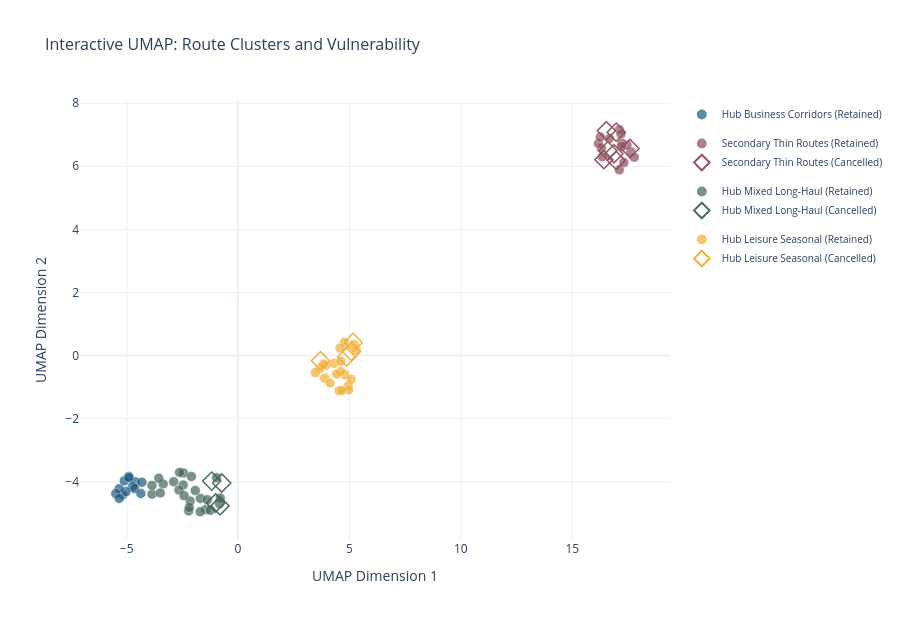

The notebook cell this image was saved under:
### Markdown cell above
### Interactive Exploration

Static plots are good for publication, but an interactive scatter plot lets you hover over any point to see its route name, cluster, and feature values. The Plotly chart below uses the same UMAP coordinates. Hover over a point to inspect it. Cancelled routes show as diamond markers so they stand out. You can zoom, pan, and toggle clusters on and off using the legend.

### Code cell
# Build hover text with route details
df['hover_text'] = (
    '<b>' + df['route'] + '</b><br>' +
    'Cluster: ' + df['cluster_name'] + '<br>' +
    'Status: ' + df['cancelled'].map({0: 'Retained', 1: 'Cancelled'}) + '<br>' +
    'Distance: ' + df['distance_nm'].astype(str) + ' nm<br>' +
    'Annual Pax: ' + df['annual_pax'].apply(lambda x: f'{x:,}') + '<br>' +
    'Seasonality: ' + df['seasonality_ratio'].astype(str) + '<br>' +
    'Carrier HHI: ' + df['carrier_hhi'].astype(str) + '<br>' +
    'Business Share: ' + (df['business_share'] * 100).round(1).astype(str) + '%<br>' +
    'LCC Penetration: ' + (df['lcc_penetration'] * 100).round(1).astype(str) + '%'
)

# Define color and symbol mappings
color_map = {
    'Hub Business Corridors': '#1B587C',
    'Secondary Thin Routes': '#8D4F58',
    'Hub Mixed Long-Haul': '#426556',
    'Hub Leisure Seasonal': '#F1AE35',
}
symbol_map = {0: 'circle', 1: 'diamond-open'}

fig = go.Figure()

# Add traces per cluster and cancellation status for legend control
for cluster_name, color in color_map.items():
    for cancelled_val, marker_symbol in symbol_map.items():
        status_label = 'Cancelled' if cancelled_val == 1 else 'Retained'
        mask = (df['cluster_name'] == cluster_name) & (df['cancelled'] == cancelled_val)
        subset = df[mask]
        if len(subset) == 0:
            continue
        fig.add_trace(go.Scatter(
            x=subset['umap_x'], y=subset['umap_y'],
            mode='markers',
            marker=dict(
                color=color, size=10 if cancelled_val == 0 else 14,
                symbol=marker_symbol,
                line=dict(width=1.5 if cancelled_val == 1 else 0.5,
                          color='white' if cancelled_val == 0 else color),
                opacity=0.7 if cancelled_val == 0 else 0.95,
            ),
            text=subset['hover_text'],
            hoverinfo='text',
            name=f'{cluster_name} ({status_label})',
            legendgroup=cluster_name,
        ))

fig.update_layout(
    title=dict(text='Interactive UMAP: Route Clusters and Vulnerability', font=dict(size=16)),
    xaxis_title='UMAP Dimension 1',
    yaxis_title='UMAP Dimension 2',
    template='plotly_white',
    width=900, height=620,
    legend=dict(font=dict(size=10), itemsizing='constant'),
    hoverlabel=dict(font_size=12),
)

fig.show()
print("Interactive Plotly chart rendered above.")

### Figure 1 — Plotly figure (JSON) as saved in the notebook; plotly's stock layout.template omitted (floating-point values rounded to 4 significant figures)
{"data": [{"hoverinfo": "text", "legendgroup": "Hub Business Corridors", "marker": {"color": "#1B587C", "line": {"color": "white", "width": 0.5}, "opacity": 0.7, "size": 10, "symbol": "circle"}, "mode": "markers", "name": "Hub Business Corridors (Retained)", "text": ["<b>YYZ-JFK</b><br>Cluster: Hub Business Corridors<br>Status: Retained<br>Distance: 318 nm<br>Annual Pax: 921,958<br>Seasonality: 1.37<br>Carrier HHI: 3295<br>Business Share: 53.0%<br>LCC Penetration: 10.0%", "<b>YYZ-ORD</b><br>Cluster: Hub Business Corridors<br>Status: Retained<br>Distance: 378 nm<br>Annual Pax: 1,789,436<br>Seasonality: 1.22<br>Carrier HHI: 3282<br>Business Share: 47.0%<br>LCC Penetration: 6.0%", "<b>YYZ-BOS</b><br>Cluster: Hub Business Corridors<br>Status: Retained<br>Distance: 386 nm<br>Annual Pax: 1,149,457<br>Seasonality: 1.43<br>Carrier HHI: 2441<br>Business Share: 47.0%<br>LCC Penetration: 5.0%", "<b>YYZ-DFW</b><br>Cluster: Hub Business Corridors<br>Status: Retained<br>Distance: 1041 nm<br>Annual Pax: 848,531<br>Seasonality: 1.15<br>Carrier HHI: 4756<br>Business Share: 60.0%<br>LCC Penetration: 10.0%", "<b>YYZ-EWR</b><br>Cluster: Hub Business Corridors<br>Status: Retained<br>Distance: 302 nm<br>Annual Pax: 1,071,836<br>Seasonality: 1.44<br>Carrier HHI: 2361<br>Business Share: 47.0%<br>LCC Penetration: 33.0%", "<b>YYZ-IAD</b><br>Cluster: Hub Business Corridors<br>Status: Retained<br>Distance: 300 nm<br>Annual Pax: 1,750,110<br>Seasonality: 1.42<br>Carrier HHI: 3475<br>Business Share: 36.0%<br>LCC Penetration: 15.0%", "<b>YYZ-DTW</b><br>Cluster: Hub Business Corridors<br>Status: Retained<br>Distance: 186 nm<br>Annual Pax: 1,386,146<br>Seasonality: 1.36<br>Carrier HHI: 4478<br>Business Share: 55.0%<br>LCC Penetration: 32.0%", "<b>YUL-JFK</b><br>Cluster: Hub Business Corridors<br>Status: Retained<br>Distance: 290 nm<br>Annual Pax: 1,261,079<br>Seasonality: 1.24<br>Carrier HHI: 5229<br>Business Share: 51.0%<br>LCC Penetration: 8.0%", "<b>YUL-EWR</b><br>Cluster: Hub Business Corridors<br>Status: Retained<br>Distance: 288 nm<br>Annual Pax: 851,663<br>Seasonality: 1.07<br>Carrier HHI: 5202<br>Business Share: 42.0%<br>LCC Penetration: 26.0%", "<b>YUL-BOS</b><br>Cluster: Hub Business Corridors<br>Status: Retained<br>Distance: 221 nm<br>Annual Pax: 942,483<br>Seasonality: 1.31<br>Carrier HHI: 5176<br>Business Share: 47.0%<br>LCC Penetration: 21.0%", "<b>YUL-ORD</b><br>Cluster: Hub Business Corridors<br>Status: Retained<br>Distance: 648 nm<br>Annual Pax: 754,594<br>Seasonality: 1.14<br>Carrier HHI: 2823<br>Business Share: 52.0%<br>LCC Penetration: 21.0%", "<b>YUL-IAD</b><br>Cluster: Hub Business Corridors<br>Status: Retained<br>Distance: 425 nm<br>Annual Pax: 1,457,409<br>Seasonality: 1.45<br>Carrier HHI: 2652<br>Business Share: 62.0%<br>LCC Penetration: 24.0%", "<b>YUL-DFW</b><br>Cluster: Hub Business Corridors<br>Status: Retained<br>Distance: 1313 nm<br>Annual Pax: 747,577<br>Seasonality: 1.42<br>Carrier HHI: 3215<br>Business Share: 55.0%<br>LCC Penetration: 10.0%"], "type": "scatter", "x": [-4.614, -4.735, -5.174, -4.641, -5.027, -4.9, -5.329, -5.488, -5.105, -4.899, -4.312, -5.331, -4.361], "y": [-4.003, -4.148, -4.409, -4.216, -4.312, -3.831, -4.22, -4.376, -3.971, -3.87, -4.017, -4.527, -4.373]}, {"hoverinfo": "text", "legendgroup": "Secondary Thin Routes", "marker": {"color": "#8D4F58", "line": {"color": "white", "width": 0.5}, "opacity": 0.7, "size": 10, "symbol": "circle"}, "mode": "markers", "name": "Secondary Thin Routes (Retained)", "text": ["<b>YEG-PHX</b><br>Cluster: Secondary Thin Routes<br>Status: Retained<br>Distance: 1195 nm<br>Annual Pax: 26,938<br>Seasonality: 3.22<br>Carrier HHI: 8738<br>Business Share: 22.0%<br>LCC Penetration: 71.0%", "<b>YEG-LAX</b><br>Cluster: Secondary Thin Routes<br>Status: Retained<br>Distance: 1181 nm<br>Annual Pax: 53,304<br>Seasonality: 3.23<br>Carrier HHI: 6284<br>Business Share: 9.0%<br>LCC Penetration: 37.0%", "<b>YEG-SEA</b><br>Cluster: Secondary Thin Routes<br>Status: Retained<br>Distance: 485 nm<br>Annual Pax: 104,588<br>Seasonality: 2.57<br>Carrier HHI: 9447<br>Business Share: 20.0%<br>LCC Penetration: 82.0%", "<b>YWG-MSP</b><br>Cluster: Secondary Thin Routes<br>Status: Retained<br>Distance: 343 nm<br>Annual Pax: 182,280<br>Seasonality: 3.3<br>Carrier HHI: 8914<br>Business Share: 10.0%<br>LCC Penetration: 89.0%", "<b>YWG-PHX</b><br>Cluster: Secondary Thin Routes<br>Status: Retained<br>Distance: 1186 nm<br>Annual Pax: 29,397<br>Seasonality: 2.89<br>Carrier HHI: 6396<br>Business Share: 23.0%<br>LCC Penetration: 55.0%", "<b>YOW-FLL</b><br>Cluster: Secondary Thin Routes<br>Status: Retained<br>Distance: 1176 nm<br>Annual Pax: 162,851<br>Seasonality: 3.91<br>Carrier HHI: 6264<br>Business Share: 13.0%<br>LCC Penetration: 92.0%", "<b>YOW-MCO</b><br>Cluster: Secondary Thin Routes<br>Status: Retained<br>Distance: 1049 nm<br>Annual Pax: 178,379<br>Seasonality: 3.06<br>Carrier HHI: 6884<br>Business Share: 10.0%<br>LCC Penetration: 69.0%", "<b>YOW-JFK</b><br>Cluster: Secondary Thin Routes<br>Status: Retained<br>Distance: 293 nm<br>Annual Pax: 157,202<br>Seasonality: 2.27<br>Carrier HHI: 7167<br>Business Share: 21.0%<br>LCC Penetration: 36.0%", "<b>YHZ-FLL</b><br>Cluster: Secondary Thin Routes<br>Status: Retained<br>Distance: 1386 nm<br>Annual Pax: 167,617<br>Seasonality: 3.94<br>Carrier HHI: 6633<br>Business Share: 16.0%<br>LCC Penetration: 88.0%", "<b>YHZ-BOS</b><br>Cluster: Secondary Thin Routes<br>Status: Retained<br>Distance: 359 nm<br>Annual Pax: 117,634<br>Seasonality: 3.35<br>Carrier HHI: 9080<br>Business Share: 21.0%<br>LCC Penetration: 70.0%", "<b>YHZ-JFK</b><br>Cluster: Secondary Thin Routes<br>Status: Retained<br>Distance: 519 nm<br>Annual Pax: 190,333<br>Seasonality: 1.99<br>Carrier HHI: 8217<br>Business Share: 15.0%<br>LCC Penetration: 88.0%", "<b>YLW-SEA</b><br>Cluster: Secondary Thin Routes<br>Status: Retained<br>Distance: 190 nm<br>Annual Pax: 41,790<br>Seasonality: 2.73<br>Carrier HHI: 6038<br>Business Share: 15.0%<br>LCC Penetration: 46.0%", "<b>YQB-FLL</b><br>Cluster: Secondary Thin Routes<br>Status: Retained<br>Distance: 1312 nm<br>Annual Pax: 155,507<br>Seasonality: 3.06<br>Carrier HHI: 6455<br>Business Share: 10.0%<br>LCC Penetration: 72.0%", "<b>YQB-MCO</b><br>Cluster: Secondary Thin Routes<br>Status: Retained<br>Distance: 1197 nm<br>Annual Pax: 67,224<br>Seasonality: 3.3<br>Carrier HHI: 6504<br>Business Share: 14.0%<br>LCC Penetration: 49.0%"], "type": "scatter", "x": [16.66, 17.63, 16.3, 16.17, 17.45, 17.11, 17.23, 17.11, 17.19, 16.26, 16.35, 17.31, 17.21, 17.78], "y": [6.88, 6.456, 6.572, 6.723, 6.67, 7.159, 6.734, 5.886, 7.026, 6.926, 6.3, 6.117, 6.63, 6.286]}, {"hoverinfo": "text", "legendgroup": "Secondary Thin Routes", "marker": {"color": "#8D4F58", "line": {"color": "#8D4F58", "width": 1.5}, "opacity": 0.95, "size": 14, "symbol": "diamond-open"}, "mode": "markers", "name": "Secondary Thin Routes (Cancelled)", "text": ["<b>YEG-LAS</b><br>Cluster: Secondary Thin Routes<br>Status: Cancelled<br>Distance: 1037 nm<br>Annual Pax: 66,991<br>Seasonality: 3.88<br>Carrier HHI: 6895<br>Business Share: 19.0%<br>LCC Penetration: 82.0%", "<b>YEG-SFO</b><br>Cluster: Secondary Thin Routes<br>Status: Cancelled<br>Distance: 1010 nm<br>Annual Pax: 158,233<br>Seasonality: 1.89<br>Carrier HHI: 8774<br>Business Share: 9.0%<br>LCC Penetration: 51.0%", "<b>YEG-MCO</b><br>Cluster: Secondary Thin Routes<br>Status: Cancelled<br>Distance: 2060 nm<br>Annual Pax: 129,585<br>Seasonality: 3.3<br>Carrier HHI: 6114<br>Business Share: 13.0%<br>LCC Penetration: 38.0%", "<b>YWG-LAS</b><br>Cluster: Secondary Thin Routes<br>Status: Cancelled<br>Distance: 1138 nm<br>Annual Pax: 59,425<br>Seasonality: 2.73<br>Carrier HHI: 8786<br>Business Share: 25.0%<br>LCC Penetration: 57.0%", "<b>YWG-MCO</b><br>Cluster: Secondary Thin Routes<br>Status: Cancelled<br>Distance: 1481 nm<br>Annual Pax: 52,841<br>Seasonality: 2.35<br>Carrier HHI: 8710<br>Business Share: 24.0%<br>LCC Penetration: 86.0%", "<b>YLW-LAS</b><br>Cluster: Secondary Thin Routes<br>Status: Cancelled<br>Distance: 853 nm<br>Annual Pax: 103,092<br>Seasonality: 1.99<br>Carrier HHI: 7519<br>Business Share: 23.0%<br>LCC Penetration: 87.0%", "<b>YLW-PHX</b><br>Cluster: Secondary Thin Routes<br>Status: Cancelled<br>Distance: 1045 nm<br>Annual Pax: 186,334<br>Seasonality: 3.97<br>Carrier HHI: 9141<br>Business Share: 20.0%<br>LCC Penetration: 61.0%"], "type": "scatter", "x": [16.97, 16.97, 17.59, 16.87, 16.6, 16.42, 16.53], "y": [7.082, 6.188, 6.563, 6.398, 6.49, 6.21, 7.127]}, {"hoverinfo": "text", "legendgroup": "Hub Mixed Long-Haul", "marker": {"color": "#426556", "line": {"color": "white", "width": 0.5}, "opacity": 0.7, "size": 10, "symbol": "circle"}, "mode": "markers", "name": "Hub Mixed Long-Haul (Retained)", "text": ["<b>YYZ-LAX</b><br>Cluster: Hub Mixed Long-Haul<br>Status: Retained<br>Distance: 1887 nm<br>Annual Pax: 187,498<br>Seasonality: 2.34<br>Carrier HHI: 7235<br>Business Share: 33.0%<br>LCC Penetration: 22.0%", "<b>YYZ-SFO</b><br>Cluster: Hub Mixed Long-Haul<br>Status: Retained<br>Distance: 1959 nm<br>Annual Pax: 521,879<br>Seasonality: 1.38<br>Carrier HHI: 3415<br>Business Share: 65.0%<br>LCC Penetration: 24.0%", "<b>YYZ-ATL</b><br>Cluster: Hub Mixed Long-Haul<br>Status: Retained<br>Distance: 643 nm<br>Annual Pax: 102,747<br>Seasonality: 1.74<br>Carrier HHI: 6234<br>Business Share: 32.0%<br>LCC Penetration: 35.0%", "<b>YYZ-MIA</b><br>Cluster: Hub Mixed Long-Haul<br>Status: Retained<br>Distance: 1074 nm<br>Annual Pax: 428,947<br>Seasonality: 2.01<br>Carrier HHI: 7390<br>Business Share: 34.0%<br>LCC Penetration: 38.0%", "<b>YYZ-DEN</b><br>Cluster: Hub Mixed Long-Haul<br>Status: Retained<br>Distance: 1140 nm<br>Annual Pax: 398,064<br>Seasonality: 1.61<br>Carrier HHI: 6573<br>Business Share: 29.0%<br>LCC Penetration: 28.0%", "<b>YYZ-SEA</b><br>Cluster: Hub Mixed Long-Haul<br>Status: Retained<br>Distance: 1785 nm<br>Annual Pax: 123,247<br>Seasonality: 2.2<br>Carrier HHI: 4291<br>Business Share: 27.0%<br>LCC Penetration: 31.0%", "<b>YYZ-MSP</b><br>Cluster: Hub Mixed Long-Haul<br>Status: Retained<br>Distance: 588 nm<br>Annual Pax: 230,535<br>Seasonality: 1.23<br>Carrier HHI: 2702<br>Business Share: 44.0%<br>LCC Penetration: 15.0%", "<b>YVR-LAX</b><br>Cluster: Hub Mixed Long-Haul<br>Status: Retained<br>Distance: 940 nm<br>Annual Pax: 373,109<br>Seasonality: 2.36<br>Carrier HHI: 6160<br>Business Share: 39.0%<br>LCC Penetration: 54.0%", "<b>YVR-SFO</b><br>Cluster: Hub Mixed Long-Haul<br>Status: Retained<br>Distance: 696 nm<br>Annual Pax: 414,020<br>Seasonality: 1.27<br>Carrier HHI: 3070<br>Business Share: 36.0%<br>LCC Penetration: 26.0%", "<b>YVR-SEA</b><br>Cluster: Hub Mixed Long-Haul<br>Status: Retained<br>Distance: 110 nm<br>Annual Pax: 318,969<br>Seasonality: 1.33<br>Carrier HHI: 7146<br>Business Share: 38.0%<br>LCC Penetration: 39.0%", "<b>YVR-DEN</b><br>Cluster: Hub Mixed Long-Haul<br>Status: Retained<br>Distance: 966 nm<br>Annual Pax: 164,044<br>Seasonality: 1.65<br>Carrier HHI: 4295<br>Business Share: 36.0%<br>LCC Penetration: 27.0%", "<b>YVR-ORD</b><br>Cluster: Hub Mixed Long-Haul<br>Status: Retained<br>Distance: 1529 nm<br>Annual Pax: 352,906<br>Seasonality: 1.18<br>Carrier HHI: 3696<br>Business Share: 45.0%<br>LCC Penetration: 8.0%", "<b>YYC-LAX</b><br>Cluster: Hub Mixed Long-Haul<br>Status: Retained<br>Distance: 1050 nm<br>Annual Pax: 228,376<br>Seasonality: 2.08<br>Carrier HHI: 4472<br>Business Share: 37.0%<br>LCC Penetration: 20.0%", "<b>YYC-SFO</b><br>Cluster: Hub Mixed Long-Haul<br>Status: Retained<br>Distance: 886 nm<br>Annual Pax: 221,959<br>Seasonality: 1.26<br>Carrier HHI: 5496<br>Business Share: 39.0%<br>LCC Penetration: 15.0%", "<b>YYC-SEA</b><br>Cluster: Hub Mixed Long-Haul<br>Status: Retained<br>Distance: 393 nm<br>Annual Pax: 265,838<br>Seasonality: 1.5<br>Carrier HHI: 4995<br>Business Share: 34.0%<br>LCC Penetration: 35.0%", "<b>YYC-DEN</b><br>Cluster: Hub Mixed Long-Haul<br>Status: Retained<br>Distance: 781 nm<br>Annual Pax: 316,688<br>Seasonality: 2.5<br>Carrier HHI: 3501<br>Business Share: 30.0%<br>LCC Penetration: 22.0%", "<b>YYC-ORD</b><br>Cluster: Hub Mixed Long-Haul<br>Status: Retained<br>Distance: 1201 nm<br>Annual Pax: 435,167<br>Seasonality: 1.27<br>Carrier HHI: 2402<br>Business Share: 46.0%<br>LCC Penetration: 12.0%", "<b>YUL-MIA</b><br>Cluster: Hub Mixed Long-Haul<br>Status: Retained<br>Distance: 1222 nm<br>Annual Pax: 373,255<br>Seasonality: 1.47<br>Carrier HHI: 6020<br>Business Share: 24.0%<br>LCC Penetration: 42.0%", "<b>YUL-ATL</b><br>Cluster: Hub Mixed Long-Haul<br>Status: Retained<br>Distance: 864 nm<br>Annual Pax: 274,088<br>Seasonality: 1.63<br>Carrier HHI: 5755<br>Business Share: 38.0%<br>LCC Penetration: 55.0%", "<b>YYZ-BNA</b><br>Cluster: Hub Mixed Long-Haul<br>Status: Retained<br>Distance: 558 nm<br>Annual Pax: 351,451<br>Seasonality: 1.56<br>Carrier HHI: 4719<br>Business Share: 37.0%<br>LCC Penetration: 28.0%", "<b>YYZ-AUS</b><br>Cluster: Hub Mixed Long-Haul<br>Status: Retained<br>Distance: 1181 nm<br>Annual Pax: 311,810<br>Seasonality: 2.06<br>Carrier HHI: 3768<br>Business Share: 39.0%<br>LCC Penetration: 49.0%", "<b>YYZ-PDX</b><br>Cluster: Hub Mixed Long-Haul<br>Status: Retained<br>Distance: 1817 nm<br>Annual Pax: 322,866<br>Seasonality: 2.25<br>Carrier HHI: 7175<br>Business Share: 35.0%<br>LCC Penetration: 30.0%", "<b>YYZ-PIT</b><br>Cluster: Hub Mixed Long-Haul<br>Status: Retained<br>Distance: 193 nm<br>Annual Pax: 132,217<br>Seasonality: 2.46<br>Carrier HHI: 6964<br>Business Share: 34.0%<br>LCC Penetration: 22.0%", "<b>YUL-BNA</b><br>Cluster: Hub Mixed Long-Haul<br>Status: Retained<br>Distance: 811 nm<br>Annual Pax: 388,790<br>Seasonality: 1.36<br>Carrier HHI: 6671<br>Business Share: 21.0%<br>LCC Penetration: 35.0%"], "type": "scatter", "x": [-0.7992, -3.859, -2.15, -1.453, -1.24, -0.9638, -3.36, -1.69, -3.559, -2.215, -2.461, -3.488, -2.447, -2.654, -2.421, -2.625, -3.863, -1.38, -1.92, -2.889, -2.095, -0.8307, -2.187, -1.696], "y": [-4.517, -4.393, -4.611, -4.883, -4.901, -3.871, -4.069, -4.528, -3.887, -4.923, -4.103, -4.355, -3.723, -4.264, -4.439, -3.704, -4.115, -4.57, -4.277, -3.997, -3.831, -4.698, -4.814, -4.951]}, {"hoverinfo": "text", "legendgroup": "Hub Mixed Long-Haul", "marker": {"color": "#426556", "line": {"color": "#426556", "width": 1.5}, "opacity": 0.95, "size": 14, "symbol": "diamond-open"}, "mode": "markers", "name": "Hub Mixed Long-Haul (Cancelled)", "text": ["<b>YYC-BNA</b><br>Cluster: Hub Mixed Long-Haul<br>Status: Cancelled<br>Distance: 1477 nm<br>Annual Pax: 325,913<br>Seasonality: 1.49<br>Carrier HHI: 7209<br>Business Share: 22.0%<br>LCC Penetration: 27.0%", "<b>YYC-ATL</b><br>Cluster: Hub Mixed Long-Haul<br>Status: Cancelled<br>Distance: 1661 nm<br>Annual Pax: 290,710<br>Seasonality: 1.36<br>Carrier HHI: 7006<br>Business Share: 35.0%<br>LCC Penetration: 21.0%", "<b>YVR-ATL</b><br>Cluster: Hub Mixed Long-Haul<br>Status: Cancelled<br>Distance: 1950 nm<br>Annual Pax: 109,435<br>Seasonality: 1.36<br>Carrier HHI: 5273<br>Business Share: 40.0%<br>LCC Penetration: 27.0%", "<b>YVR-BNA</b><br>Cluster: Hub Mixed Long-Haul<br>Status: Cancelled<br>Distance: 1770 nm<br>Annual Pax: 406,063<br>Seasonality: 1.42<br>Carrier HHI: 4050<br>Business Share: 27.0%<br>LCC Penetration: 39.0%"], "type": "scatter", "x": [-1.006, -0.8096, -0.7322, -1.18], "y": [-4.674, -4.764, -4.04, -3.978]}, {"hoverinfo": "text", "legendgroup": "Hub Leisure Seasonal", "marker": {"color": "#F1AE35", "line": {"color": "white", "width": 0.5}, "opacity": 0.7, "size": 10, "symbol": "circle"}, "mode": "markers", "name": "Hub Leisure Seasonal (Retained)", "text": ["<b>YYZ-LAS</b><br>Cluster: Hub Leisure Seasonal<br>Status: Retained<br>Distance: 1685 nm<br>Annual Pax: 666,588<br>Seasonality: 2.35<br>Carrier HHI: 3064<br>Business Share: 5.0%<br>LCC Penetration: 61.0%", "<b>YYZ-MCO</b><br>Cluster: Hub Leisure Seasonal<br>Status: Retained<br>Distance: 919 nm<br>Annual Pax: 605,808<br>Seasonality: 2.5<br>Carrier HHI: 4162<br>Business Share: 8.0%<br>LCC Penetration: 76.0%", "<b>YVR-PHX</b><br>Cluster: Hub Leisure Seasonal<br>Status: Retained<br>Distance: 1069 nm<br>Annual Pax: 335,340<br>Seasonality: 3.27<br>Carrier HHI: 6478<br>Business Share: 14.0%<br>LCC Penetration: 67.0%", "<b>YVR-LAS</b><br>Cluster: Hub Leisure Seasonal<br>Status: Retained<br>Distance: 862 nm<br>Annual Pax: 314,899<br>Seasonality: 4.36<br>Carrier HHI: 6314<br>Business Share: 7.0%<br>LCC Penetration: 86.0%", "<b>YYC-PHX</b><br>Cluster: Hub Leisure Seasonal<br>Status: Retained<br>Distance: 1066 nm<br>Annual Pax: 589,792<br>Seasonality: 2.63<br>Carrier HHI: 6878<br>Business Share: 12.0%<br>LCC Penetration: 55.0%", "<b>YYC-LAS</b><br>Cluster: Hub Leisure Seasonal<br>Status: Retained<br>Distance: 905 nm<br>Annual Pax: 502,228<br>Seasonality: 2.86<br>Carrier HHI: 4661<br>Business Share: 7.0%<br>LCC Penetration: 64.0%", "<b>YYZ-TPA</b><br>Cluster: Hub Leisure Seasonal<br>Status: Retained<br>Distance: 953 nm<br>Annual Pax: 538,215<br>Seasonality: 4.22<br>Carrier HHI: 4648<br>Business Share: 7.0%<br>LCC Penetration: 85.0%", "<b>YYZ-FLL</b><br>Cluster: Hub Leisure Seasonal<br>Status: Retained<br>Distance: 1058 nm<br>Annual Pax: 666,349<br>Seasonality: 2.02<br>Carrier HHI: 3098<br>Business Share: 20.0%<br>LCC Penetration: 54.0%", "<b>YYZ-RSW</b><br>Cluster: Hub Leisure Seasonal<br>Status: Retained<br>Distance: 1034 nm<br>Annual Pax: 227,505<br>Seasonality: 3.73<br>Carrier HHI: 4704<br>Business Share: 8.0%<br>LCC Penetration: 41.0%", "<b>YYZ-PBI</b><br>Cluster: Hub Leisure Seasonal<br>Status: Retained<br>Distance: 1021 nm<br>Annual Pax: 630,047<br>Seasonality: 3.87<br>Carrier HHI: 4158<br>Business Share: 16.0%<br>LCC Penetration: 55.0%", "<b>YYZ-SAN</b><br>Cluster: Hub Leisure Seasonal<br>Status: Retained<br>Distance: 1871 nm<br>Annual Pax: 406,687<br>Seasonality: 2.23<br>Carrier HHI: 6446<br>Business Share: 9.0%<br>LCC Penetration: 69.0%", "<b>YYZ-HNL</b><br>Cluster: Hub Leisure Seasonal<br>Status: Retained<br>Distance: 4034 nm<br>Annual Pax: 284,508<br>Seasonality: 3.22<br>Carrier HHI: 5074<br>Business Share: 17.0%<br>LCC Penetration: 65.0%", "<b>YYZ-PSP</b><br>Cluster: Hub Leisure Seasonal<br>Status: Retained<br>Distance: 1808 nm<br>Annual Pax: 519,599<br>Seasonality: 4.16<br>Carrier HHI: 3815<br>Business Share: 9.0%<br>LCC Penetration: 41.0%", "<b>YVR-FLL</b><br>Cluster: Hub Leisure Seasonal<br>Status: Retained<br>Distance: 2424 nm<br>Annual Pax: 475,352<br>Seasonality: 4.38<br>Carrier HHI: 3301<br>Business Share: 19.0%<br>LCC Penetration: 88.0%", "<b>YVR-PSP</b><br>Cluster: Hub Leisure Seasonal<br>Status: Retained<br>Distance: 969 nm<br>Annual Pax: 215,726<br>Seasonality: 2.76<br>Carrier HHI: 4184<br>Business Share: 10.0%<br>LCC Penetration: 48.0%", "<b>YVR-SAN</b><br>Cluster: Hub Leisure Seasonal<br>Status: Retained<br>Distance: 1024 nm<br>Annual Pax: 663,758<br>Seasonality: 4.11<br>Carrier HHI: 5733<br>Business Share: 6.0%<br>LCC Penetration: 71.0%", "<b>YYC-FLL</b><br>Cluster: Hub Leisure Seasonal<br>Status: Retained<br>Distance: 2154 nm<br>Annual Pax: 369,963<br>Seasonality: 3.28<br>Carrier HHI: 3684<br>Business Share: 8.0%<br>LCC Penetration: 44.0%", "<b>YUL-FLL</b><br>Cluster: Hub Leisure Seasonal<br>Status: Retained<br>Distance: 1205 nm<br>Annual Pax: 387,549<br>Seasonality: 3.99<br>Carrier HHI: 5518<br>Business Share: 5.0%<br>LCC Penetration: 69.0%", "<b>YUL-TPA</b><br>Cluster: Hub Leisure Seasonal<br>Status: Retained<br>Distance: 1130 nm<br>Annual Pax: 380,229<br>Seasonality: 2.82<br>Carrier HHI: 6261<br>Business Share: 9.0%<br>LCC Penetration: 70.0%", "<b>YUL-MCO</b><br>Cluster: Hub Leisure Seasonal<br>Status: Retained<br>Distance: 1084 nm<br>Annual Pax: 181,024<br>Seasonality: 2.09<br>Carrier HHI: 4077<br>Business Share: 13.0%<br>LCC Penetration: 56.0%"], "type": "scatter", "x": [3.666, 3.887, 4.792, 4.944, 4.612, 4.13, 4.959, 3.472, 4.312, 4.54, 4.616, 5.304, 4.774, 5.204, 3.941, 4.649, 4.58, 5.08, 4.426, 3.833], "y": [-0.4105, -0.7154, -0.6043, -0.9691, -0.5073, -0.8688, -1.086, -0.5401, -0.2467, -1.114, -0.1809, 0.1733, 0.418, 0.3516, -0.3099, -1.107, 0.2371, -0.7557, -0.5869, -0.2732]}, {"hoverinfo": "text", "legendgroup": "Hub Leisure Seasonal", "marker": {"color": "#F1AE35", "line": {"color": "#F1AE35", "width": 1.5}, "opacity": 0.95, "size": 14, "symbol": "diamond-open"}, "mode": "markers", "name": "Hub Leisure Seasonal (Cancelled)", "text": ["<b>YVR-MCO</b><br>Cluster: Hub Leisure Seasonal<br>Status: Cancelled<br>Distance: 2280 nm<br>Annual Pax: 616,960<br>Seasonality: 4.49<br>Carrier HHI: 4069<br>Business Share: 19.0%<br>LCC Penetration: 59.0%", "<b>YYC-MCO</b><br>Cluster: Hub Leisure Seasonal<br>Status: Cancelled<br>Distance: 2004 nm<br>Annual Pax: 423,237<br>Seasonality: 2.9<br>Carrier HHI: 5537<br>Business Share: 18.0%<br>LCC Penetration: 77.0%", "<b>YYC-TPA</b><br>Cluster: Hub Leisure Seasonal<br>Status: Cancelled<br>Distance: 1986 nm<br>Annual Pax: 543,002<br>Seasonality: 3.77<br>Carrier HHI: 4705<br>Business Share: 17.0%<br>LCC Penetration: 81.0%", "<b>YYC-SAN</b><br>Cluster: Hub Leisure Seasonal<br>Status: Cancelled<br>Distance: 1114 nm<br>Annual Pax: 337,628<br>Seasonality: 2.7<br>Carrier HHI: 3703<br>Business Share: 13.0%<br>LCC Penetration: 71.0%"], "type": "scatter", "x": [5.167, 4.871, 5.09, 3.701], "y": [0.417, -0.04231, 0.1278, -0.1645]}], "layout": {"height": 620, "hoverlabel": {"font": {"size": 12}}, "legend": {"font": {"size": 10}, "itemsizing": "constant"}, "title": {"font": {"size": 16}, "text": "Interactive UMAP: Route Clusters and Vulnerability"}, "width": 900, "xaxis": {"title": {"text": "UMAP Dimension 1"}}, "yaxis": {"title": {"text": "UMAP Dimension 2"}}}}
